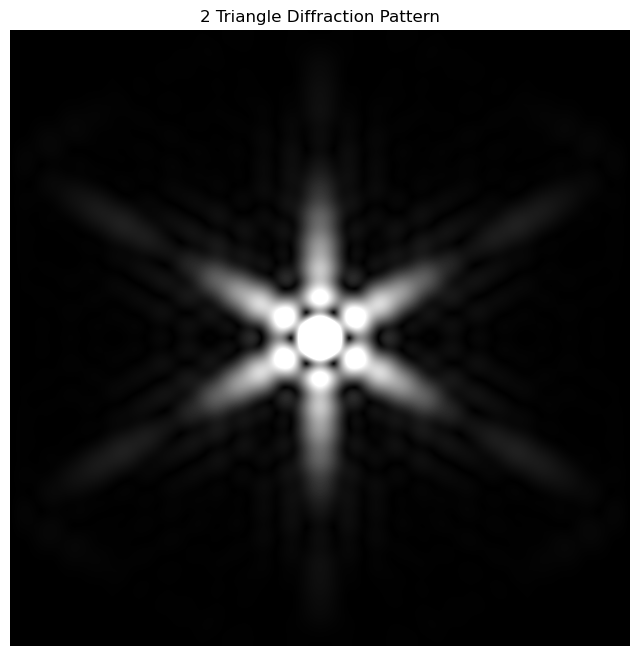
#> input picture IntensityData/double_triangle_pattern.png, 640 x 656 px
$ jupyter execute --allow-errors Intensity_Analysis_Double_Triangle.ipynb   (older library calls are emulated)
#> lines starting #> are read from the running program, lines starting #| are printed output that depends on the picture
[cell 1]
import cv2
import numpy as np
import matplotlib.pyplot as plt

# Load your image
image_path = './double_triangle.png'
image = cv2.imread(image_path)

# Convert to grayscale
#> (the rest of this cell did not finish here and is left out)

#> (a cell that did not finish here is left out)

[cell 3]
# # Define ROI coordinates (x, y, width, height)
# x, y, w, h = 2000, 2500, 1000, 1000  # Modify these values based on your image
# roi = gray_image[y:y+h, x:x+w]

# Define the size of your ROI
roi_width, roi_height = 500, 500  # Change this to your desired ROI size

# Calculate the top left corner of the ROI so that the brightest point is at the center
#> (the rest of this cell did not finish here and is left out)

[cell 4]
# Visualize the 2D intensity profile using a black and white colormap
plt.figure(figsize=(10, 8))  # Adjust size based on your display preferences
#> (the rest of this cell did not finish here and is left out)

[cell 5]
plt.figure(figsize=(8, 6))
#> (the rest of this cell did not finish here and is left out)

#> (a cell that did not finish here is left out)

[cell 7]
import cv2
import numpy as np
import matplotlib.pyplot as plt

# Load your image
diffraction_image_path = './double_triangle_pattern.png'
diffraction_image = cv2.imread(diffraction_image_path)
#> diffraction_image is the input picture: shape (656, 640, 3); min 0, max 255, mean 36.2

# Convert to grayscale
gray_diffraction_image= cv2.cvtColor(diffraction_image, cv2.COLOR_BGR2GRAY)

[cell 8]
plt.figure(figsize=(8, 6))
plt.imshow(gray_diffraction_image, cmap='gray', interpolation='nearest')
plt.colorbar()
plt.title('ROI Centered at the Brightest Point')
plt.xlabel('X position')
plt.ylabel('Y position')
plt.show()
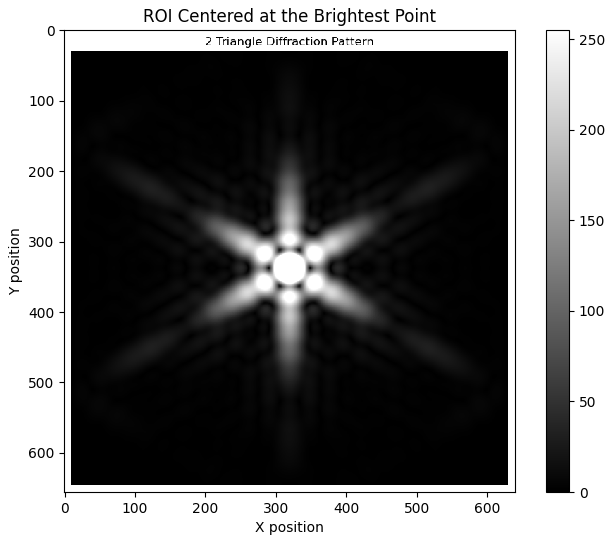
#> figure drawn by matplotlib, 2 panels
